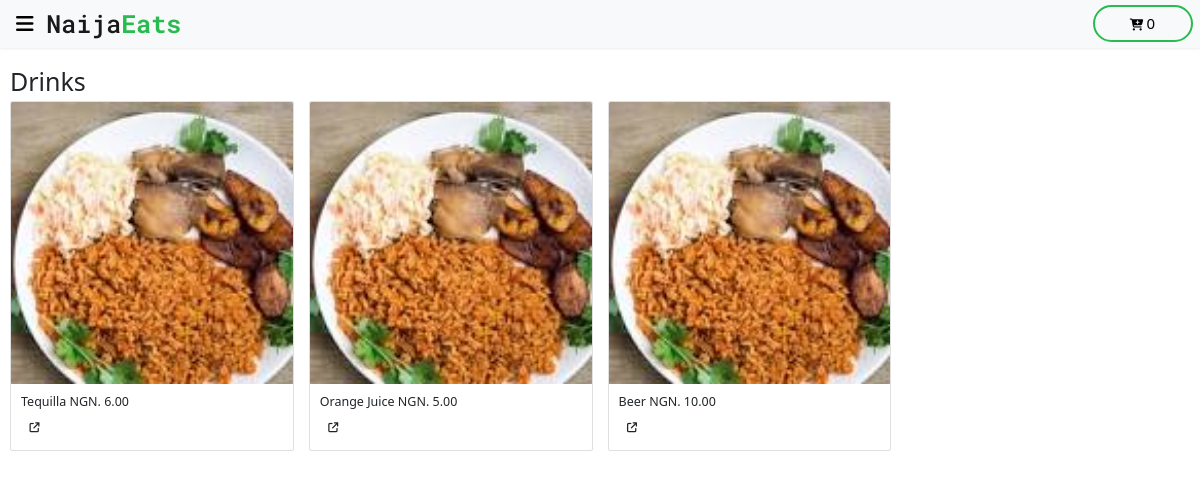
Screenshot of /category/2df9b9a0-8bd1-42d4-b40c-73bb46863b85 (signed in) with the database file from the repository.
### app/models/category.py (models this page shows, shortened)
class Category(db.Model):
    id = db.Column(db.String(50), primary_key=True, default=generate_uuid)
    title = db.Column(db.String(30), nullable=False, unique=True)
    menu = db.relationship('MenuItem', backref='category', lazy=True)

### app/models/menu_item.py (models this page shows, shortened)
class MenuItem(db.Model):
    id = db.Column(db.String(50), primary_key=True, default=generate_uuid)
    title = db.Column(db.String(50), nullable=False)
    image_url = db.Column(db.Text, nullable=False,
                          default="../static/images/naijafoods.jpeg")
    description = db.Column(db.Text)
    price = db.Column(db.Numeric(precision=5, scale=2), nullable=False)
    category_id = db.Column(db.String(50), db.ForeignKey('category.id'),
                            nullable=False)
    user_id = db.Column(db.String(50), db.ForeignKey('user.id'),
                        nullable=True)

### app/main/routes.py (the view)
@bp.route('/category/<cat_id>')
@login_required
def display_category(cat_id):
    category = Category.query.get(cat_id)
    return render_template('category.html', category=category)

### app/__init__.py (called while the page is built)
def create_app(config_class=Config):
    app = Flask(__name__)
    app.config.from_object(config_class)
    db.init_app(app=app)
    login_manager = LoginManager()
    login_manager.init_app(app)
    login_manager.login_view = 'user_bp.login'
    from app.main import bp as main_bp
    from app.user import bp as user_bp
    app.register_blueprint(main_bp)
    app.register_blueprint(user_bp)
    @login_manager.user_loader
    def load_user(user_id):
        return User.query.get(user_id)
    @app.route('/test/')
    def test_app():
        return '<h1>It seems the app is working well</h1>'
    return app

### app/templates/category.html (shortened to what this page needs)
{% extends "base.html" %}
{% block content %}
{% include 'home_nav.html' %}
<h1>{{ category.title }}</h1>
<div class="row">
  {% for menu_item in category.menu %}
  <div class="col-sm-3 mb-5">
    <div class="card">
      <img src="{{ menu_item.image_url }}" class="card-img-top" alt="...">
      <div class="card-body">
        <h5 class="card-title">
          <span>{{ menu_item.title }}</span>
          <span>NGN. {{ menu_item.price }}</span>
        </h5>
        <button type="button" class="btn modal-btn" data-id="{{ menu_item.id }}"
          data-img-src="{{ menu_item.image_url }}" data-title="{{ menu_item.title }}" data-price="{{ menu_item.price }}"
          data-restaurant="{{ menu_item.restaurant.org_name }}"
          data-description="{{ menu_item.description if menu_item.description else 'There is no description for this item' }}">
          <i class="fa-solid fa-arrow-up-right-from-square"></i>
        </button>
      </div>
    </div>
  </div>
  {% endfor %}
</div>
{% endblock %}

### app/static/style/main.css (style rules this page uses)
* { margin: 0; padding: 0; box-sizing: border-box; }
html { font-size: 10px; }
body { position: relative; font-size: 1.6rem; padding: 10px; }

### rows the page displays
Category: title "Drinks"
MenuItem: image_url (picture), title "Tequilla", price "6.00"
MenuItem: image_url (picture), title "Orange Juice", price "5.00"
MenuItem: image_url (picture), title "Beer", price "10.00"
